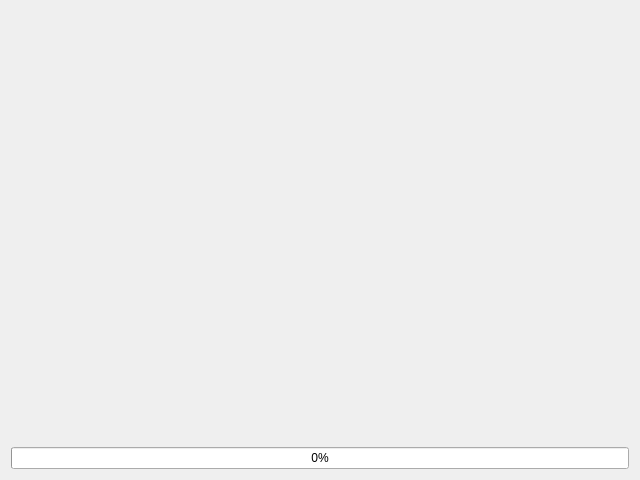
<?xml version="1.0" encoding="UTF-8"?>
<ui version="4.0">
 <class>InstallWizard_Copy</class>
 <widget class="QWizardPage" name="InstallWizard_Copy">
  <property name="geometry">
   <rect>
    <x>0</x>
    <y>0</y>
    <width>640</width>
    <height>480</height>
   </rect>
  </property>
  <property name="windowTitle">
   <string>WizardPage</string>
  </property>
  <property name="title">
   <string>Installing Quake III Arena</string>
  </property>
  <layout class="QVBoxLayout" name="verticalLayout">
   <item>
    <widget class="QLabel" name="lblStatus">
     <property name="text">
      <string/>
     </property>
    </widget>
   </item>
   <item>
    <widget class="QProgressBar" name="pbProgress">
     <property name="value">
      <number>0</number>
     </property>
    </widget>
   </item>
  </layout>
 </widget>
 <resources/>
 <connections/>
</ui>
